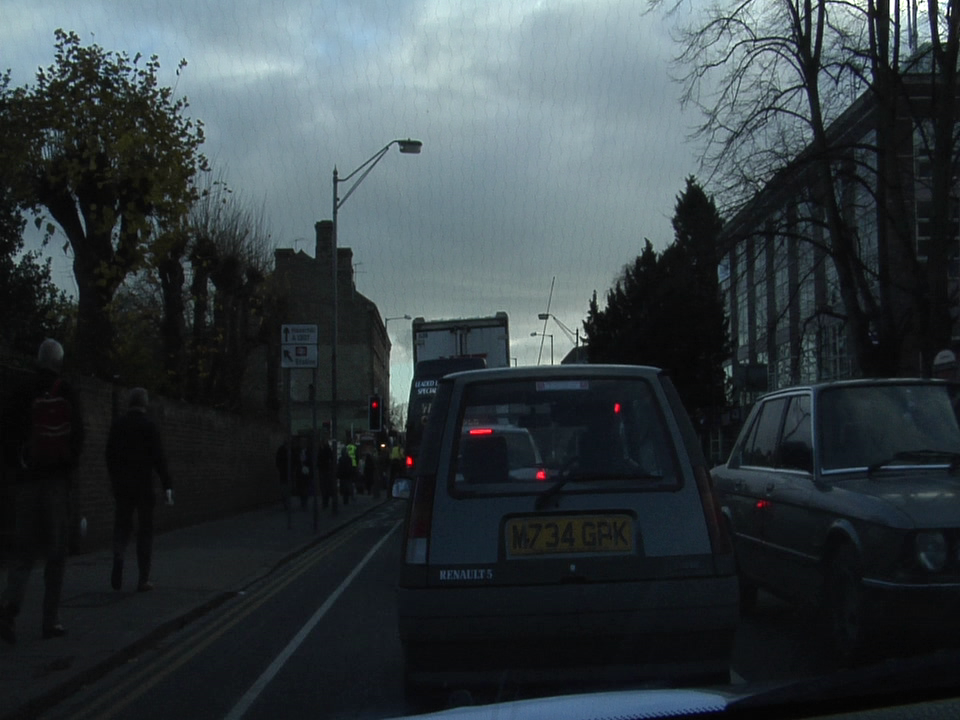
#> input picture 0001TP_009240.png, 960 x 720 px
$ python add_noise_to_images.py
#> lines starting #> are read from the running program, lines starting #| are printed output that depends on the picture; after the words box and inside, x2 and y2 are one past the last pixel; in counts of white or black regions, pixels touching at a corner belong together
import numpy as np
from PIL import Image
import matplotlib.pyplot as plt
import cv2

def noisify_image(image:np.array, noise:str="random", threshold=0.1):
    # add noise to image
    # snow is generally greyscale, so noise values should be in that range
        # uint8 dtype limits cv2 randn to [0, 255]
    noise_mask = np.zeros(shape=(image.shape[0], image.shape[1], 3), dtype=np.uint8)

    if noise == "gaussian":
        # apply gaussian noise
        cv2.randn(noise_mask, mean=(128, 128, 128), stddev=(40, 40, 40))
        noise_mask = (noise_mask * 0.5).astype(np.uint8) # dilute the noise so that its application to the iamge is more realistic
        image = np.add(image, noise_mask)

    # add more noises methods here...
    elif noise == "random":
        for i in range(image.shape[0]):
            for j in range(image.shape[1]):
                if np.random.random() <= threshold:
                    image[i][j] = (np.random.rand(3) * 255).astype(np.uint32)


    return image

# Example usage
if __name__ == "__main__":
    image=Image.open("../0001TP_009240.png") # a sample CamVid image outside the SAM folder
#> image is the input picture: PIL image 960x720 RGB; mean R, G, B 52.8, 61.5, 65.4
    image=np.array(image.convert("RGB"))

    print("Before Noise:")
    plt.figure(figsize=(20, 20))
    plt.imshow(image)
    plt.axis('off')
    plt.show()

    # thresholds 0.3 and above are a bit brutal - like a snow day snowstorm.
    image = noisify_image(image, noise="random", threshold=0.1)
#> after the loop in noisify_image, `for i in range(image.shape[0]):`:
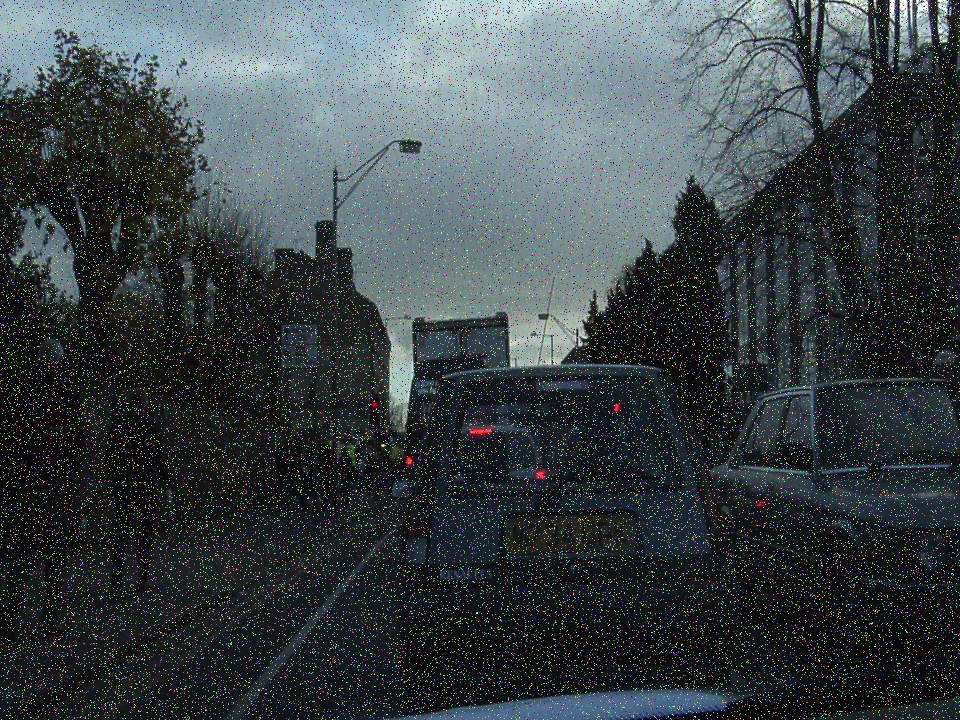
#> image: shape (720, 960, 3); 10.01% of pixels changed, all inside (x1, y1, x2, y2) = (0, 0, 960, 720)

    print("After Noise:")
    plt.figure(figsize=(20, 20))
    plt.imshow(image)
    plt.axis('off')
    plt.show()
